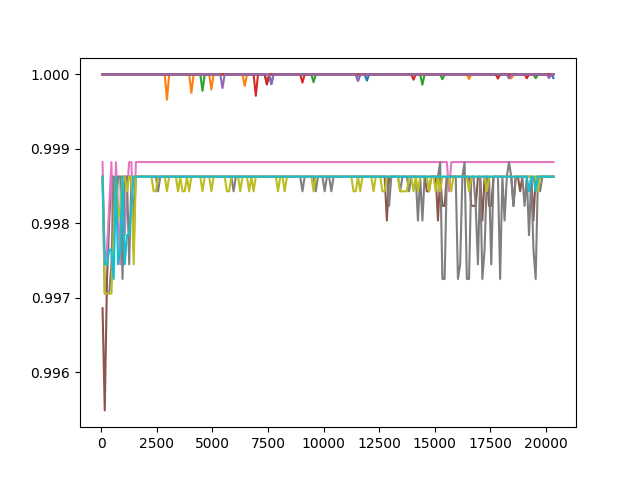

Recreate this plot in Python.
from sklearn.model_selection import learning_curve
from sklearn.model_selection import train_test_split
from sklearn.ensemble import RandomForestClassifier
from sklearn import metrics
import CombineLigandsProteins
import numpy as np
import matplotlib.pyplot as plt

CombineLigandsProteins.import_final()
X = CombineLigandsProteins.X #Kmers
y = CombineLigandsProteins.Y #Binds or not

#split into training and test set
X_train, X_test, y_train, y_test = train_test_split(X, y, stratify=y,test_size=0.1) # 90% training and 10% test

train_sizes, train_scores, valid_scores = learning_curve(RandomForestClassifier(n_estimators=100, class_weight="balanced"), X_train, y_train, train_sizes=np.arange(50, 20372, 100), cv=5)

plt.plot(train_sizes, train_scores)
plt.plot(train_sizes, valid_scores)
plt.savefig("Learning_Curve.png")

